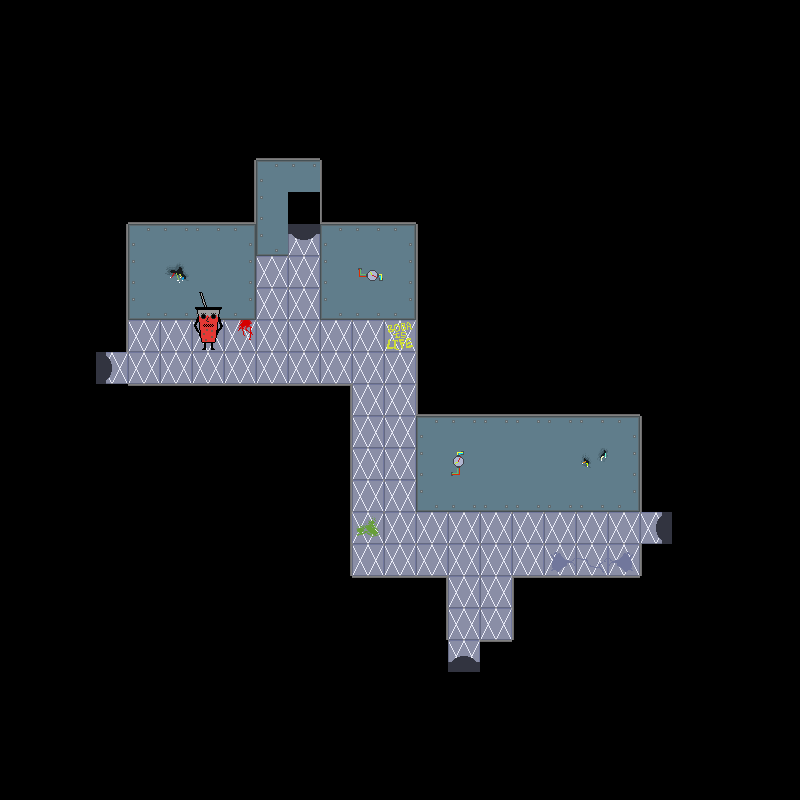

This game map was drawn from its Tiled (.tmx) file and the tilesets committed beside it. A one-line description and the trimmed map source follow:
An orthogonal 25x25 tile map with 32x32 px tiles, 5 tile layers (backgroundLayer, wallLayer, objectLayer, objectAboveLayer, ...), 2 tilesets and 4 objects.

<map version="1.2" tiledversion="1.2.3" orientation="orthogonal" renderorder="right-down" width="25" height="25" tilewidth="32" tileheight="32" infinite="0" nextlayerid="7" nextobjectid="5">
 <tileset firstgid="1" name="f2tiles" tilewidth="32" tileheight="32" tilecount="56" columns="8">
  <image source="../../assets/Floor 2/f2spritesheet.png" width="256" height="224" />
 </tileset>
 <tileset firstgid="57" name="f2objs" tilewidth="32" tileheight="32" tilecount="16" columns="4">
  <image source="../../assets/Floor 2/objspritesheet.png" width="128" height="128" />
 </tileset>
 <layer id="1" name="backgroundLayer" width="25" height="25">
  <data>[625 cells, 625 non-empty, 11 distinct tile ids]</data>
 </layer>
 <layer id="2" name="wallLayer" width="25" height="25">
  <data>[625 cells, 119 non-empty, 22 distinct tile ids]</data>
 </layer>
 <layer id="3" name="objectLayer" width="25" height="25">
  <data>[625 cells, 2 non-empty, 2 distinct tile ids]</data>
 </layer>
 <layer id="4" name="objectAboveLayer" width="25" height="25">
  <data>[625 cells, 0 non-empty, 0 distinct tile ids]</data>
 </layer>
 <objectgroup id="5" name="doorLayer">
  <object id="1" gid="16" x="288" y="256" width="32" height="32">
   <properties>
    <property name="door" value="up" />
   </properties>
  </object>
  <object id="2" gid="16" x="96" y="384" width="32" height="32">
   <properties>
    <property name="door" value="left" />
   </properties>
  </object>
  <object id="3" gid="16" x="640" y="544" width="32" height="32">
   <properties>
    <property name="door" value="right" />
   </properties>
  </object>
  <object id="4" gid="16" x="448" y="672" width="32" height="32">
   <properties>
    <property name="door" value="down" />
   </properties>
  </object>
 </objectgroup>
 <layer id="6" name="aboveLayer" width="25" height="25">
  <data>[625 cells, 0 non-empty, 0 distinct tile ids]</data>
 </layer>
</map>
